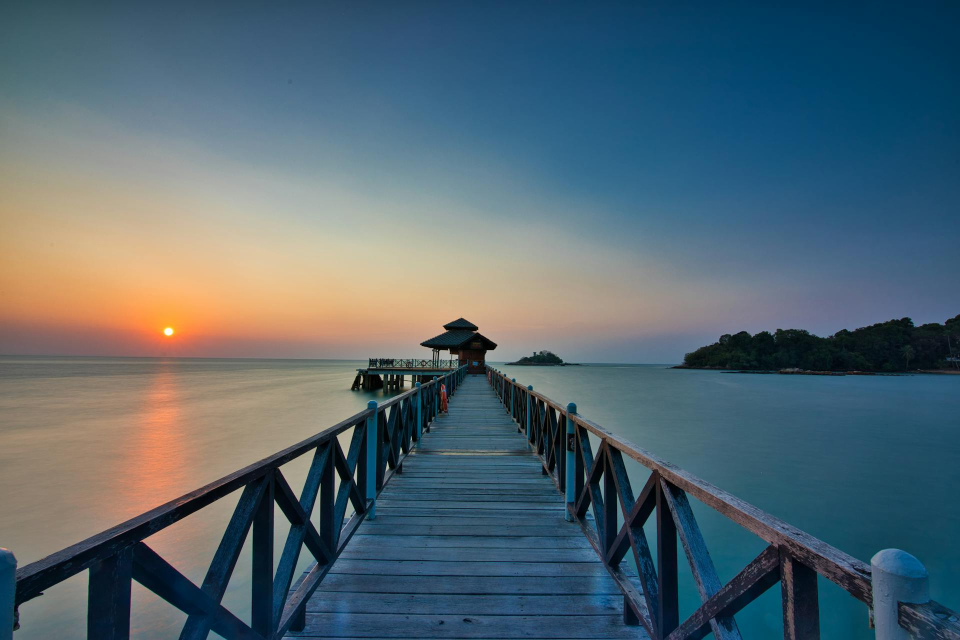
#> input picture hough_transform/images/bridge_lanes.jpg, 1920 x 1280 px (shown at 1/2 size)
$ python hough_transform_frame.py
#> lines starting #> are read from the running program, lines starting #| are printed output that depends on the picture; after the words box and inside, x2 and y2 are one past the last pixel; in counts of white or black regions, pixels touching at a corner belong together
# # Hough Transform for Lane Detection

# We will use Hough Transform to detect lines in an image.

# Photo by 李进: [Link](https://www.pexels.com/photo/scenic-photo-of-wooden-dock-during-dawn-2903939/)

import cv2
import numpy as np
import matplotlib.pyplot as plt
import random


# ## Example 1

# We are going to try an example image.

bridge = cv2.imread("images/bridge_lanes.jpg")
#> bridge is the input picture: shape (1280, 1920, 3); mean B, G, R 112.5, 102.8, 84
bridge_gray = cv2.cvtColor(bridge, cv2.COLOR_BGR2GRAY)
plt.imshow(bridge_gray, cmap='gray')

bridge_blur = cv2.GaussianBlur(bridge_gray, (7, 7), 18)
plt.imshow(bridge_blur, cmap='gray')

bridge_edges = cv2.Canny(bridge_blur, 50, 65)
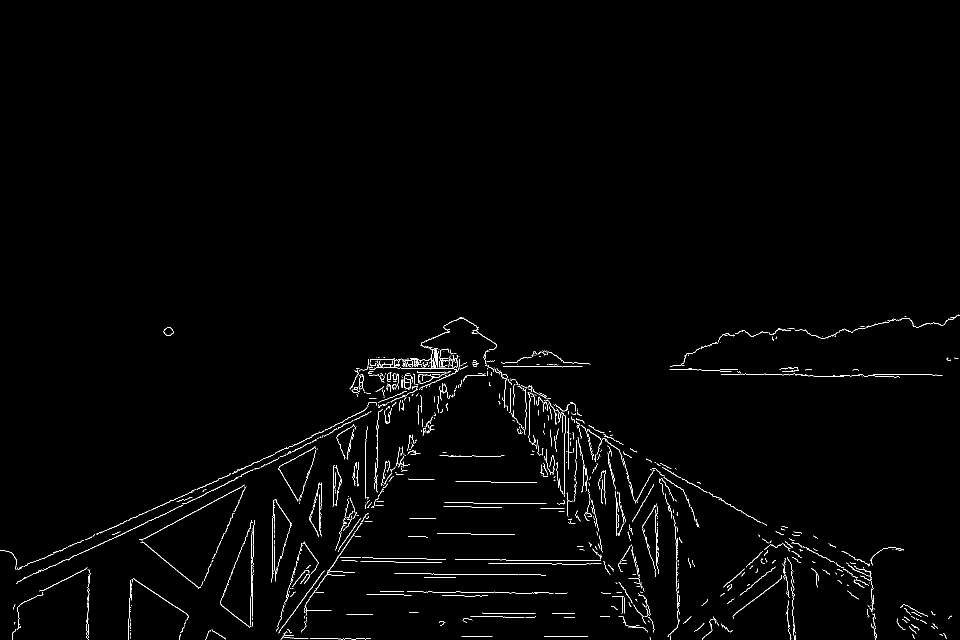
#> bridge_edges: shape (1280, 1920) (shown at 1/2 size); 1.2% white in thin lines or dots, all inside (x1, y1, x2, y2) = (0, 629, 1920, 1280)
plt.imshow(bridge_edges, cmap='gray')

bridge_lines = cv2.HoughLinesP(bridge_edges, 1, np.pi/180, 10, minLineLength=15, maxLineGap=5)
#> bridge_lines = 552 rows, first 6: [239, 1071, 474, 957], [708, 1115, 745, 1115], [756, 814, 910, 745], [1827, 749, 1873, 749], [285, 1078, 485, 972], [1330, 938, 1413, 984]

#We will draw our lines here
bridge_drawn = np.zeros_like(bridge)

#We now need to segment out the flat regions, whose gradients are small
def grad(x1, y1, x2, y2):
    point1 = x2 - x1
    point2 = y2 - y1
    if point1 == 0:
        return 0
    if point2 == 0:
        return 0
    return point2 / point1

for line in bridge_lines:
    for x1, y1, x2, y2 in line:
        line_gradient = grad(x1, y1, x2, y2)
        if np.abs(line_gradient) > .2 and np.abs(line_gradient) < 1:
            cv2.line(bridge_drawn, (x1, y1), (x2, y2), (255, 255, 0), thickness = 3)
#> this loop made 552 passes
#> line on passes 1 to 3: [[239, 1071, 474, 957]], [[708, 1115, 745, 1115]], [[756, 814, 910, 745]]
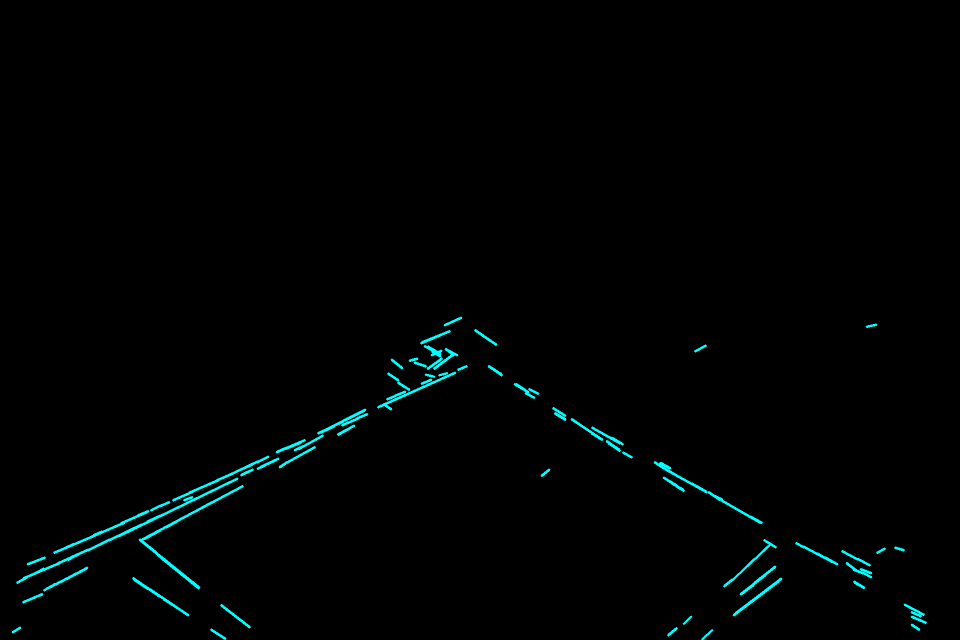
#> bridge_drawn: shape (1280, 1920, 3) (shown at 1/2 size); mean of channels 0, 1, 2 2.6, 2.6, 0; drawn as B, G, R


plt.imshow(bridge_drawn, cmap='gray')

plt.imshow(bridge_drawn[720:,:950])

def draw_lines(img, lines, color = [255, 0, 0], thickness = 2):
    """Utility for drawing lines."""
    if lines is not None:
        for line in lines:
            for x1,y1,x2,y2 in line:
                cv2.line(img, (x1, y1), (x2, y2), color, thickness)

def separate_lines(lines, centre = 950):
    "Segment into either left or right."
#> called with lines = array of shape (552, 1, 4), centre = 950
    left = []
    right = []

    for line in lines:
        for x1, y1, x2, y2 in line:
            line_gradient = grad(x1, y1, x2, y2)
            if np.abs(line_gradient) > .2 and np.abs(line_gradient) < 1:
                if line_gradient < 0 and x2 < centre:
                    left.append(line)
                elif line_gradient > 0 and x2 > centre:
                    right.append(line)
#> after the loop, left = 72 items, first 6: [[239, 1071, 474, 957]], [[756, 814, 910, 745]], [[285, 1078, 485, 972]], [[346, 1000, 385, 983]], [[663, 853, 728, 821]], [[242, 1046, 293, 1024]]; right = 52 items, first 6: [[1330, 938, 1413, 984]], [[1106, 816, 1130, 831]], [[1607, 1093, 1648, 1115]], [[1343, 966, 1366, 979]], [[1708, 1163, 1728, 1175]], [[1809, 1209, 1847, 1229]]

    return left, right

left_lines, right_lines = separate_lines(bridge_lines)
#> left_lines has the same summary as left in separate_lines; right_lines has the same summary as right in separate_lines
#well_segmented lines
seg_lines = np.zeros_like(bridge)
draw_lines(seg_lines, left_lines, color = [255, 255, 0], thickness = 3)
#> the loop in draw_lines, `for line in lines:` made 72 passes
#> line on passes 1 to 12: [[239, 1071, 474, 957]], [[756, 814, 910, 745]], [[285, 1078, 485, 972]], [[346, 1000, 385, 983]], [[663, 853, 728, 821]], [[242, 1046, 293, 1024]], [[112, 1168, 134, 1156]], [[46, 1204, 84, 1188]], [[183, 1073, 248, 1045]], [[868, 737, 908, 707]], [[855, 737, 883, 717]], [[176, 1100, 218, 1079]]
draw_lines(seg_lines, right_lines, color = [255, 255, 0], thickness = 3)
#> call 2 of draw_lines, with thickness = 3
#> the loop in draw_lines (call 2), `for line in lines:` made 52 passes
#> line on passes 1 to 12: [[1330, 938, 1413, 984]], [[1106, 816, 1130, 831]], [[1607, 1093, 1648, 1115]], [[1343, 966, 1366, 979]], [[1708, 1163, 1728, 1175]], [[1809, 1209, 1847, 1229]], [[1143, 838, 1204, 879]], [[1501, 1033, 1523, 1045]], [[1217, 886, 1239, 901]], [[1184, 855, 1232, 882]], [[977, 732, 1003, 750]], [[982, 735, 1002, 748]]
#> after the loop in draw_lines (call 2), `for line in lines:`:
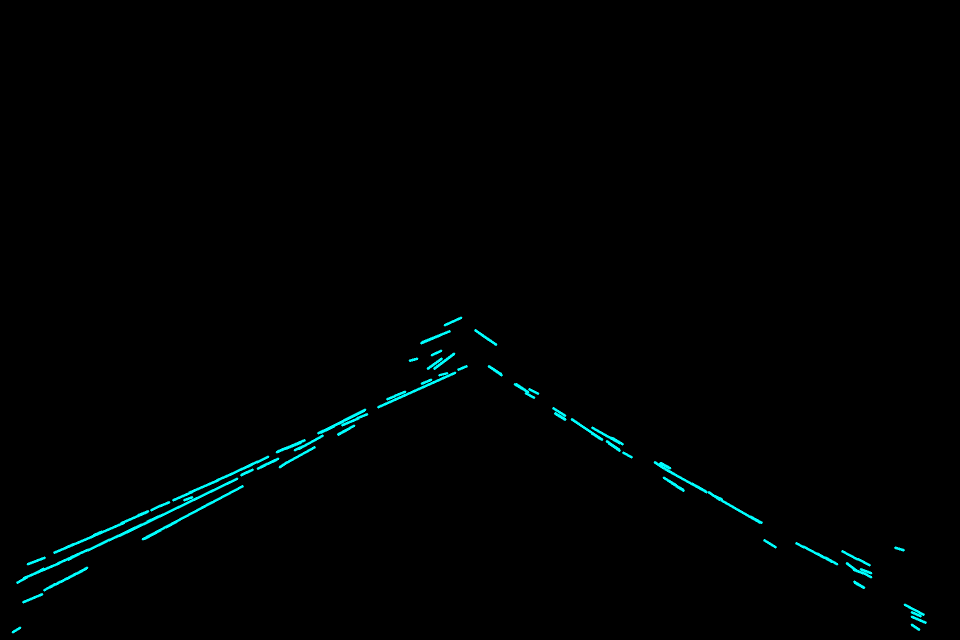
#> img: shape (1280, 1920, 3) (shown at 1/2 size); mean of channels 0, 1, 2 2, 2, 0; drawn as B, G, R
plt.imshow(seg_lines)

#calculate averages
def average(data):
    if data is not None:
        n = 1
        if len(data) > 0:
            n = len(data)

    return sum(data)/n

# Since the lines break apart, we extrapolate the lines by
# finding the average slope and line and extending it from
# the lower border to upper border
def extrapolate_lanes(lines, upper_border, lower_border):
#> called with upper_border = 720, lower_border = 1200
    slopes = []
    consts = []
    for line in lines:
        for x1, y1, x2, y2 in line:
            line_gradient = grad(x1, y1, x2, y2)
            slopes.append(line_gradient)
            const = y1 - line_gradient * x1
            consts.append(const)
#> this loop made 72 passes
#> line on passes 1 to 12: [[239, 1071, 474, 957]], [[756, 814, 910, 745]], [[285, 1078, 485, 972]], [[346, 1000, 385, 983]], [[663, 853, 728, 821]], [[242, 1046, 293, 1024]], [[112, 1168, 134, 1156]], [[46, 1204, 84, 1188]], [[183, 1073, 248, 1045]], [[868, 737, 908, 707]], [[855, 737, 883, 717]], [[176, 1100, 218, 1079]]
#> after the loop, consts = 72 values, max 1388 at index 9, min 939.4 at index 23, mean 1172.5; slopes = 72 values, max -0.25 at index 20, min -0.75 at index 9, mean -0.476

    avg_slopes = average(slopes)
#> in average, `n = 1`: n = 1
#> in average, `n = len(data)`: n = 72
#> avg_slopes = -0.476
    avg_consts = average(consts)
#> avg_consts = 1172.5

    # Calculate average intersection at lower_border.
    x_lane_lower_point = int((lower_border - avg_consts) / avg_slopes)
#> x_lane_lower_point = -57

    # Calculate average intersection at upper_border.
    x_lane_upper_point = int((upper_border - avg_consts) / avg_slopes)
#> x_lane_upper_point = 950

    return [x_lane_lower_point, lower_border, x_lane_upper_point, upper_border]

final_lanes = np.zeros_like(bridge)

extrapolate_left = extrapolate_lanes(left_lines, 720, 1200)
#> extrapolate_left = [-57, 1200, 950, 720]
extrapolate_right = extrapolate_lanes(right_lines, 720, bridge.shape[0]-1)
#> the loop in extrapolate_lanes (call 2), `for line in lines:` made 52 passes
#> line on passes 1 to 12: [[1330, 938, 1413, 984]], [[1106, 816, 1130, 831]], [[1607, 1093, 1648, 1115]], [[1343, 966, 1366, 979]], [[1708, 1163, 1728, 1175]], [[1809, 1209, 1847, 1229]], [[1143, 838, 1204, 879]], [[1501, 1033, 1523, 1045]], [[1217, 886, 1239, 901]], [[1184, 855, 1232, 882]], [[977, 732, 1003, 750]], [[982, 735, 1002, 748]]
#> extrapolate_right = [1907, 1279, 935, 720]

draw_lines(final_lanes, [[extrapolate_left]], color = [255, 255, 0], thickness = 10)
draw_lines(final_lanes, [[extrapolate_right]], color = [255, 255, 0], thickness = 10)
#> after the loop in draw_lines (call 4), `for line in lines:`: img: shape (1280, 1920, 3); mean of channels 0, 1, 2 2.4, 2.4, 0
plt.imshow(final_lanes)

resulting_img = cv2.addWeighted(bridge, 1, final_lanes, 0.6, 0)
plt.imshow(resulting_img[:, :, ::-1])


# ## Example 2

# We can now list down the actions to come up with a segmentation for the images.
# 1. Take an image.
# 2. Convert the image to grayscale.
# 3. Find the appropriate edges using Canny's
# 4. Use the Hough transform to find lines
# 5. Segment the lines into left or right depending on gradient
# 6. Extrapolate the lines in each of the right and left lanes to find one line that runs the whole length
# 7. Draw the final line on the original image

road = cv2.imread("images/road.jpg")
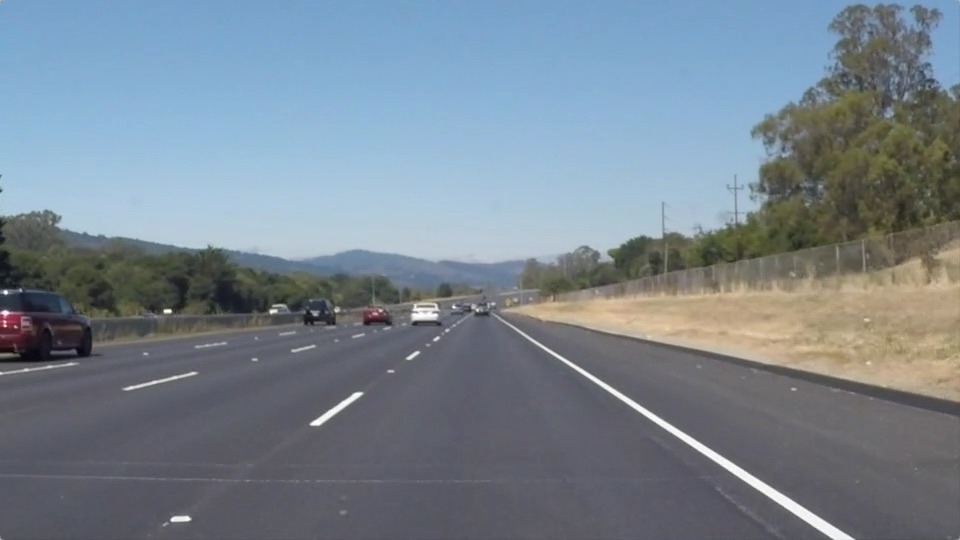
#> input picture hough_transform/images/road.jpg, 960 x 540 px
#> road is the input picture: shape (540, 960, 3); mean B, G, R 143.7, 132.6, 120.3
plt.imshow(road[:, :, ::-1])

road_gray = cv2.cvtColor(road, cv2.COLOR_BGR2GRAY)
road_blur = cv2.GaussianBlur(road_gray, (7, 7), 4)
road_edges = cv2.Canny(road_blur, 50, 100)
#> road_edges: shape (540, 960); 0.95% white in thin lines or dots
plt.imshow(road_edges, cmap='gray')

#We will now find lines
lines = cv2.HoughLinesP(road_edges, 1, np.pi/180, 10, minLineLength=6, maxLineGap=5)
#> lines = 231 rows, first 6: [501, 317, 655, 414], [547, 352, 770, 497], [495, 319, 572, 369], [700, 350, 831, 376], [117, 236, 149, 242], [0, 325, 8, 325]

road_lines = np.zeros_like(road)
clean_lines = []

#draw the lines
# Only take the necessary lines
for line in lines:
    for x1, y1, x2, y2 in line:
        line_gradient = grad(x1, y1, x2, y2)
        if np.abs(line_gradient) > .2 and np.abs(line_gradient) < 1:
            clean_lines.append(line)
#> this loop made 231 passes
#> line on passes 1 to 3: [[501, 317, 655, 414]], [[547, 352, 770, 497]], [[495, 319, 572, 369]]
#> after the loop, clean_lines = 89 items, first 6: [[501, 317, 655, 414]], [[547, 352, 770, 497]], [[495, 319, 572, 369]], [[628, 398, 849, 536]], [[293, 347, 312, 343]], [[891, 388, 944, 399]]

draw_lines(road_lines, clean_lines, thickness=3)
plt.imshow(road_lines)

#segment left-right
left_lines_road, right_lines_road = separate_lines(clean_lines, 480)
#> the loop in separate_lines (call 2), `for line in lines:` made 89 passes
#> line on passes 1 to 12: [[501, 317, 655, 414]], [[547, 352, 770, 497]], [[495, 319, 572, 369]], [[628, 398, 849, 536]], [[293, 347, 312, 343]], [[891, 388, 944, 399]], [[123, 387, 192, 370]], [[773, 115, 791, 103]], [[321, 424, 362, 394]], [[136, 390, 167, 382]], [[742, 480, 808, 522]], [[434, 341, 441, 337]]
#> line on passes 47 to 52: [[748, 184, 758, 178]], [[364, 320, 377, 316]], [[576, 370, 636, 409]], [[612, 284, 618, 281]], [[701, 443, 745, 471]], [[805, 91, 824, 77]]
separated_lines_image = np.zeros_like(road)

#draw segmented lines
draw_lines(separated_lines_image, left_lines_road)
draw_lines(separated_lines_image, right_lines_road)
#> the loop in draw_lines (call 7), `for line in lines:` made 23 passes
#> line on passes 1 to 12: [[501, 317, 655, 414]], [[547, 352, 770, 497]], [[495, 319, 572, 369]], [[628, 398, 849, 536]], [[891, 388, 944, 399]], [[742, 480, 808, 522]], [[771, 499, 826, 534]], [[503, 318, 519, 327]], [[582, 325, 598, 329]], [[641, 406, 713, 450]], [[759, 191, 771, 196]], [[817, 515, 852, 537]]
#> after the loop in draw_lines (call 7), `for line in lines:`:
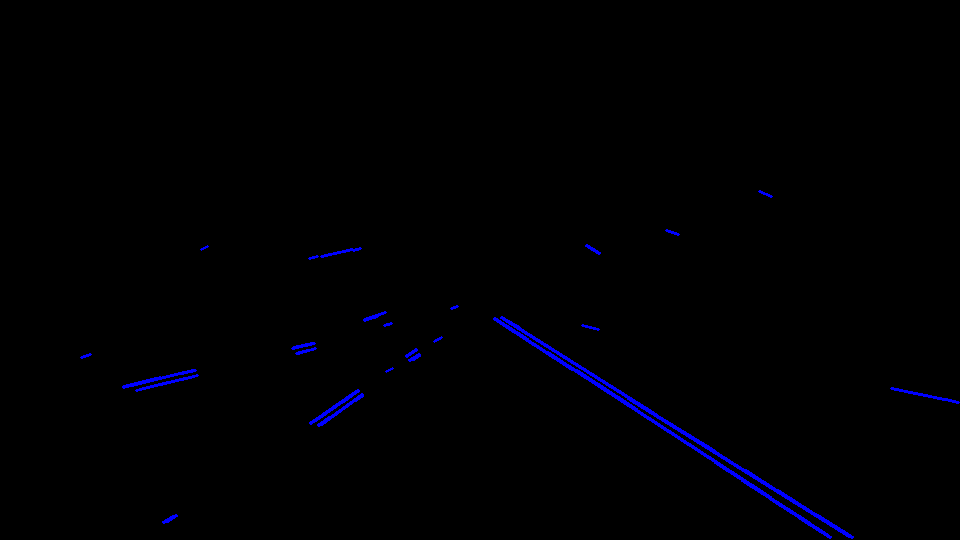
#> img: shape (540, 960, 3); mean of channels 0, 1, 2 2.5, 0, 0; drawn as B, G, R
plt.imshow(separated_lines_image)

def sort_lines_gradient(lines):
    "Sort lines according to gradient."
    if len(lines) < 2:
        return lines

    all_gradients = []
    sorted_lines = []
    for line in lines:
        for x1, y1, x2, y2 in line:
            line_gradient = grad(x1, y1, x2, y2)
            all_gradients.append(line_gradient)
#> this loop made 32 passes
#> line on passes 1 to 12: [[293, 347, 312, 343]], [[123, 387, 192, 370]], [[321, 424, 362, 394]], [[136, 390, 167, 382]], [[434, 341, 441, 337]], [[182, 379, 197, 375]], [[310, 423, 356, 391]], [[343, 401, 358, 390]], [[321, 256, 352, 249]], [[167, 521, 176, 515]], [[298, 353, 315, 348]], [[309, 258, 317, 256]]

    sorted_gradients = np.argsort(all_gradients)
    for pos in range(len(lines)):
        sorted_lines.append(lines[sorted_gradients[pos]])
#> this loop made 32 passes

    all_gradients.sort()

    return sorted_lines, all_gradients

def gradient_cluster(lines, difference = 0.5):
    """
    Group into clusters.
    difference tells us the max difference in a cluster
    """
    if len(lines) < 2:
        return lines

    final_lines = []
    #sort lines
    sorted_lines, sorted_grads = sort_lines_gradient(lines)
    ungrouped_lines = sorted_lines.copy()
    ungrouped_grads = sorted_grads.copy()

    while len(ungrouped_lines) > 1:
        grouped_lines = []
        grouped_lines.append(ungrouped_lines[0])

        for _ in range(1, len(ungrouped_lines)):
            if abs(ungrouped_grads[0] - ungrouped_grads[1]) > difference:
                break
            else:
                grouped_lines.append(ungrouped_lines[1])
                ungrouped_lines.pop(1)
                ungrouped_grads.pop(1)

        ungrouped_lines.pop(0)
        ungrouped_grads.pop(0)

        final_lines.append(grouped_lines)
        # sort from smallest to largest group
        final_lines.sort(key = len)
#> this loop made 7 passes
    return final_lines

grouped_left_lanes = gradient_cluster(left_lines_road, 0.05)
grouped_right_lanes = gradient_cluster(right_lines_road, 0.001)
#> the loop in sort_lines_gradient (call 2), `for line in lines:` made 23 passes
#> the loop in sort_lines_gradient (call 2), `for pos in range(len(lines)):` made 23 passes
#> the loop in gradient_cluster (call 2), `while len(ungrouped_lines) > 1:` made 17 passes

final_lanes_road = np.zeros_like(road)

extra_left = extrapolate_lanes(grouped_left_lanes[0], 310, road.shape[0])
extra_right = extrapolate_lanes(grouped_right_lanes[-1], 310, road.shape[0])

draw_lines(final_lanes_road, [[extra_left]], color = [255, 255, 0], thickness = 10)
draw_lines(final_lanes_road, [[extra_right]], color = [255, 255, 0], thickness = 10)
#> after the loop in draw_lines (call 9), `for line in lines:`:
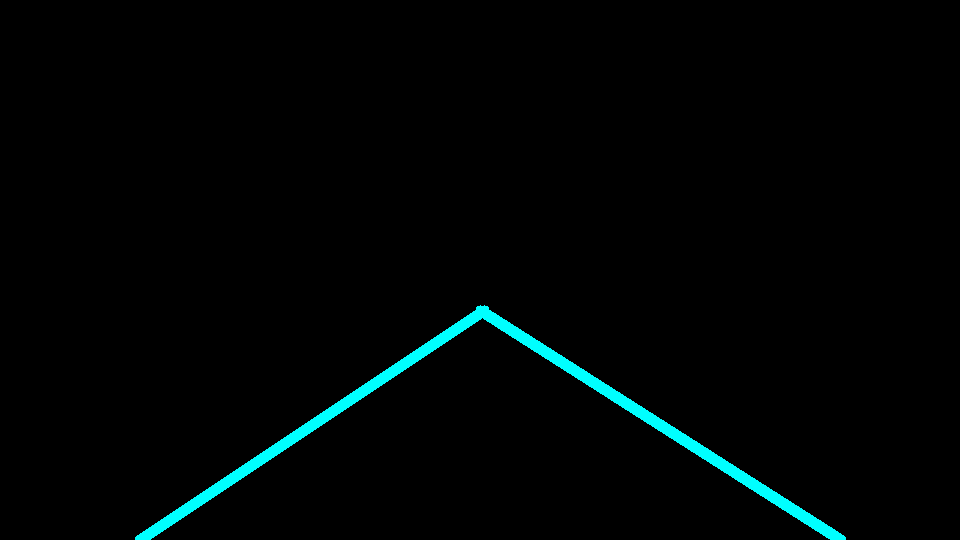
#> img: shape (540, 960, 3); mean of channels 0, 1, 2 4.5, 4.5, 0; drawn as B, G, R
plt.imshow(final_lanes_road)

final_road_colored = cv2.addWeighted(road, 1, final_lanes_road, 0.6, 0)
plt.imshow(final_road_colored[:, :, ::-1])
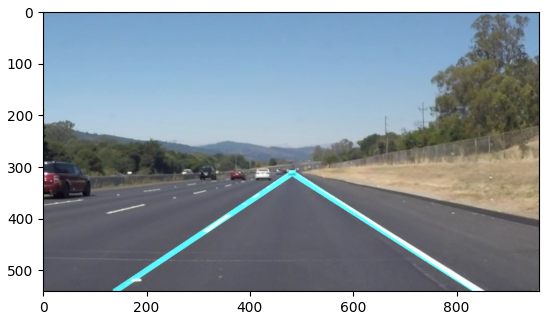
#> figure drawn by matplotlib, 1 panel
